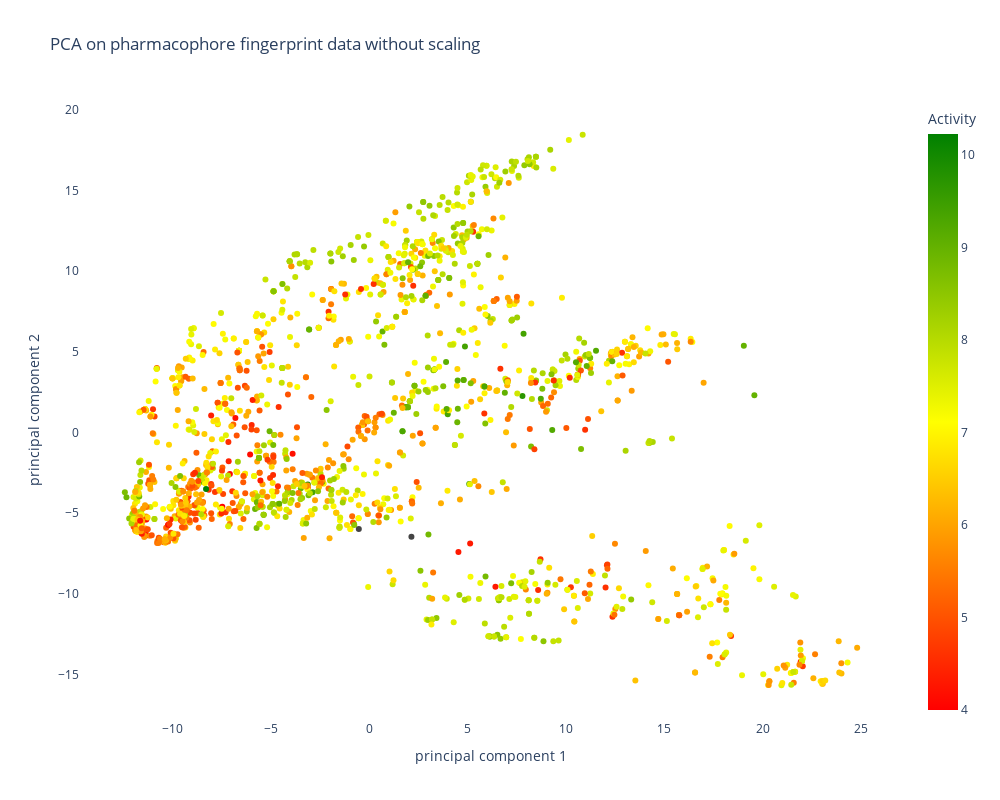

The notebook cell saved with this chart:
### Code cell
finalDf_Ph2['pchembl_value_Mean'] = df['pchembl_value_Mean']
fig_Ph2_2 = px.scatter(finalDf_Ph2, x="principal component 1", y="principal component 2",
                    color = "pchembl_value_Mean",
                       color_discrete_map= {'Other': 'grey'
                                         },
                      color_continuous_scale=["red",  "yellow", "green"],
                    hover_data = None ,
                    labels={'principal component 1': 'principal component 1',
                            'principal component 2': 'principal component 2',
                            'pchembl_value_Mean': 'Activity'},
                    
                    title = 'PCA on pharmacophore fingerprint data without scaling',render_mode='SVG',
                                      width=1000,
                                      height=800, )
fig_Ph2_2.update_layout(plot_bgcolor='White')
#fig_Ph2_2.show()
app_scatter = molplotly.add_molecules(fig=fig_Ph2_2,
                                      df=finalDf_Ph2,
                                      smiles_col='smiles',
                                      title_col='InChIKey',
                                      condition_col = 'scaffold_grouped')
                                                                          
app_scatter.run_server(mode='inline', port=9010, height=800)

### Figure 1 — Plotly figure (JSON) as saved in the notebook; plotly's stock layout.template omitted (floating-point values rounded to 4 significant figures; data arrays with more than 128 entries replaced by an {"elided": "..."} marker saying what was removed)
{"data": [{"hovertemplate": "principal component 1=%{x}<br>principal component 2=%{y}<br>Activity=%{marker.color}<extra></extra>", "legendgroup": "", "marker": {"color": {"elided": "1688 float values"}, "coloraxis": "coloraxis", "symbol": "circle"}, "mode": "markers", "name": "", "orientation": "v", "showlegend": false, "type": "scatter", "x": {"elided": "1688 float values"}, "xaxis": "x", "y": {"elided": "1688 float values"}, "yaxis": "y"}], "layout": {"coloraxis": {"colorbar": {"title": {"text": "Activity"}}, "colorscale": [[0, "red"], [0.5, "yellow"], [1, "green"]]}, "height": 800, "legend": {"tracegroupgap": 0}, "plot_bgcolor": "White", "title": {"text": "PCA on pharmacophore fingerprint data without scaling"}, "width": 1000, "xaxis": {"anchor": "y", "domain": [0, 1], "title": {"text": "principal component 1"}}, "yaxis": {"anchor": "x", "domain": [0, 1], "title": {"text": "principal component 2"}}}}
